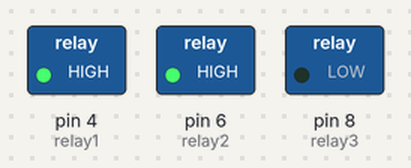
Bench run of a sketch on a simulated Arduino Uno, built with avr-gcc and run on an emulated ATmega328P. Parts: switched loads named in the sketch (green lamp = pin HIGH).

Above: at 2.5 s.
At 6.3 s:
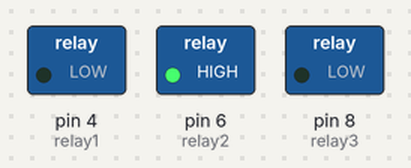
At 14.4 s:
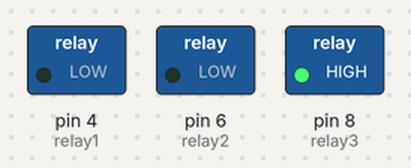
At 20.9 s:
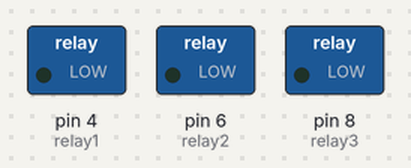
Timing chart, 0 to 29.8 s (numbered marks = the images above):
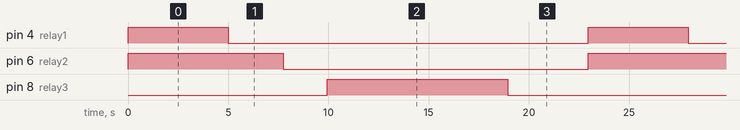

Measured:
- by itself, pin 4 (relay1): alternates HIGH for 5.0 s and LOW for 18.0 s
- by itself, pin 6 (relay2): alternates HIGH for 7.8 s and LOW for 15.2 s
- by itself, pin 8 (relay3): alternates HIGH for 9.0 s and LOW for 14.0 s

The sketch:

Codigo_Principal.ino
```cpp
int relay1 = 4;  //rele de mecanismo//
int relay2 = 6;  //rele de dispenser//
int relay3 = 8;  //rele de base//

void setup() {
  pinMode(relay1, OUTPUT);
  pinMode(relay2, OUTPUT);
  pinMode(relay3, OUTPUT);
  Serial.begin(9600);
}

void loop() {
  digitalWrite(relay1, HIGH);
  digitalWrite(relay2, HIGH);
  delay(5000);
  digitalWrite(relay1, LOW);
  delay(2750);
  digitalWrite(relay2, LOW);
  delay(2200);
  digitalWrite(relay3, HIGH);
  delay(9000);
  digitalWrite(relay3, LOW);
  delay(4000);
 }
```
